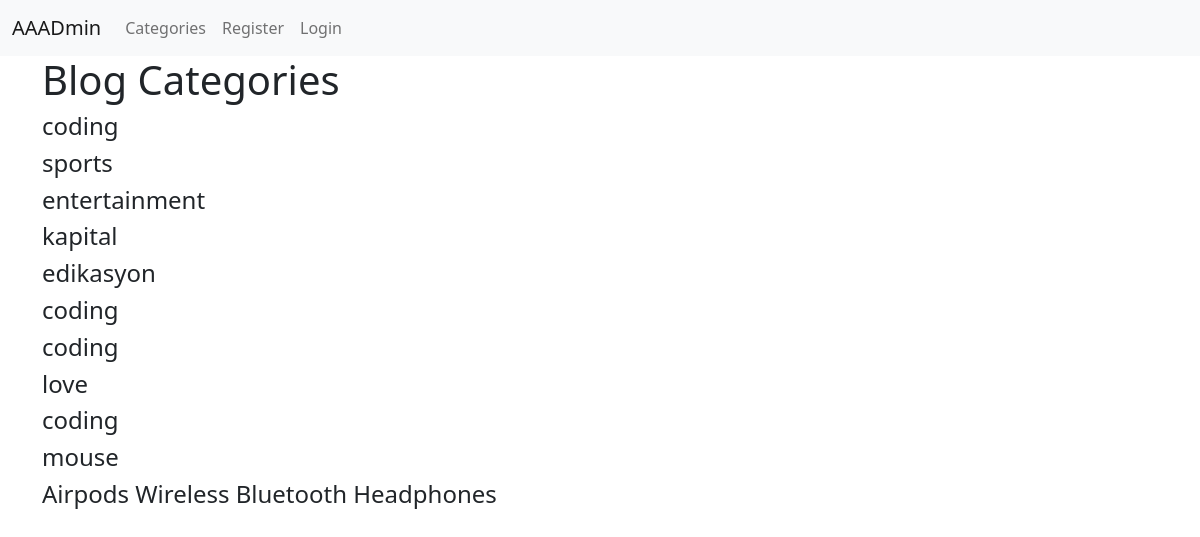
The page /category-list/ on the database its author committed.
### blugz/models.py (models this page shows, shortened)
class Category(models.Model):
    name = models.CharField(max_length=255)
    def __str__(self):
        return self.name

### blugz/views.py (the view)
# urls.py: path('category-list/', CategoryListView, name='category-list'),
def CategoryListView(request):
    cat_menu_list = Category.objects.all()
    return render(request, 'category_list.html', {'cat_menu_list':cat_menu_list})

### blugz/templates/category_list.html (shortened to what this page needs)
{% extends 'base.html' %}
{% block content %}
<h1>Blog Categories</h1>
{% for item in cat_menu_list %}
<h4>
<a class="dropdown-item" href="{% url
'category' item|slugify %}">{{ item }}</a>
</h4>
{% endfor %}
{% endblock %}

### rows shown on the page
Category: name "coding"
Category: name "sports"
Category: name "entertainment"
Category: name "kapital"
Category: name "edikasyon"
Category: name "coding"
Category: name "coding"
Category: name "love"
Category: name "coding"
Category: name "mouse"
Category: name "Airpods Wireless Bluetooth Headphones"
